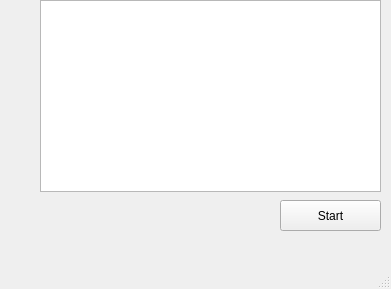
<?xml version="1.0" encoding="UTF-8"?>
<ui version="4.0">
 <class>MainWindow</class>
 <widget class="QMainWindow" name="MainWindow">
  <property name="geometry">
   <rect>
    <x>0</x>
    <y>0</y>
    <width>391</width>
    <height>289</height>
   </rect>
  </property>
  <property name="windowTitle">
   <string>MainWindow</string>
  </property>
  <widget class="QWidget" name="centralwidget">
   <widget class="QListWidget" name="m_listView">
    <property name="geometry">
     <rect>
      <x>40</x>
      <y>0</y>
      <width>341</width>
      <height>192</height>
     </rect>
    </property>
   </widget>
   <widget class="QPushButton" name="m_startStop">
    <property name="geometry">
     <rect>
      <x>280</x>
      <y>200</y>
      <width>101</width>
      <height>31</height>
     </rect>
    </property>
    <property name="text">
     <string>Start</string>
    </property>
   </widget>
  </widget>
  <widget class="QMenuBar" name="menubar">
   <property name="geometry">
    <rect>
     <x>0</x>
     <y>0</y>
     <width>391</width>
     <height>21</height>
    </rect>
   </property>
  </widget>
  <widget class="QStatusBar" name="statusbar"/>
 </widget>
 <resources/>
 <connections/>
</ui>
